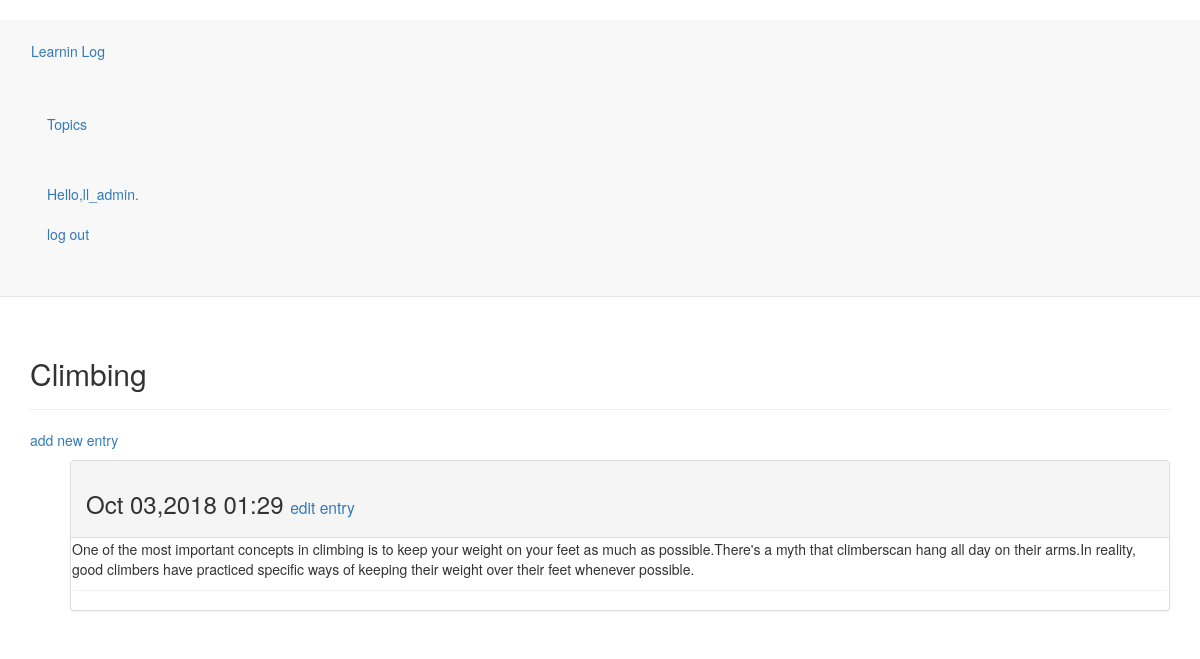
The page /topics/3/ (signed in) on the database its author committed.
### learning_logss/models.py (models this page shows, shortened)
class Topic(models.Model):
    text=models.CharField(max_length=200)
    date_added=models.DateTimeField(auto_now_add=True)
    owner=models.ForeignKey(User,on_delete=models.CASCADE,)
    def __str__(self):
        return self.text

class Entry(models.Model):
    topic=models.ForeignKey(Topic,on_delete=models.CASCADE,)
    text=models.TextField()
    date_added=models.DateTimeField(auto_now_add=True)
    class Meta:
        verbose_name_plural='entries'

### learning_logss/views.py (the view)
# urls.py: re_path(r'^topics/(?P<topic_id>\d+)/$',views.topic,name='topic'),
@login_required
def topic(request,topic_id):
    topic=Topic.objects.get(id=topic_id)
    if topic.owner != request.user:
        raise Http404
    entries=topic.entry_set.order_by('-date_added')
    context={'topic':topic,'entries':entries}
    return render(request,'learning_logss/topic.html',context)

### learning_logss/templates/learning_logss/topic.html
{%extends 'learning_logss/base.html'%}
{% block header%}
  <h2 >{{ topic}}</h2>
{% endblock header%}
{%block content%}
<p>
<a href="{%url 'learning_logss:new_entry' topic.id%}">add new entry</a>
</p>
<ul>
{%for entry in entries%}
    <div class=" panel panel-default">
        <div class=" panel-heading">
            <h3>
                {{entry.date_added|date:'M d,Y H:i'}}
                <small>
                    <a href=" {% url 'learning_logss:edit_entry' entry.id%}">
                        edit entry
                    </a>
                </small>
            </h3>
        </div>
        <div class=" panel -body">
            {{entry.text|linebreaks}}
        </div>
    </div>
    {% empty %}
    There are no entries for this topic yet.
    {% endfor %}
    {%endblock content %}

### learning_logss/templates/learning_logss/base.html (shortened to what this page needs)
﻿{% load bootstrap3 %}
<!DOCTYPE html>
<html lang="en">
  <head >
      {% bootstrap_css %}
  </head>
  <body >
      <nav class=" navbar navbar-default navbar-static-top">
          <div class=" container">
              <div class=" navbar -header">
                  <a class=" navbar -brand" href=" {% url 'learning_logss:index' %}">
                      Learnin Log </a>
              </div>
              <div id=" navbar" class="navbar -collapse">
                  <ul class=" nav navbar -nav">
                    <li ><a href=" {% url 'learning_logss:topics'%}">Topics</a> </li>
                  </ul>
                  <ul class=" nav navbar -nav navbar -right">
                      {% if user.is_authenticated %}
                        <li ><a >Hello,{{ user.username}}.</a></li>
                        <li ><a href=" {% url 'users:logout' %}">log out</a></li>
                      {% else %}
                        <li ><a href=" {% url 'users:register' %}">register</a></li>
                        <li ><a href=" {% url 'users:login' %}">log in</a></li>
                      {% endif %}
                  </ul>
              </div>
          </div>
      </nav>
      <div class=" container ">
          <div class=" page-header">
              {% block header %}{% endblock header %}
          </div>
          <div>
              {% block content %}{% endblock content %}
          </div>
      </div>
</body>
</html>

### rows shown on the page
Topic: text "Climbing"
Entry: date_added "Oct 03,2018 01:29", text "One of the most important concepts in climbing is to keep your weight on your feet as much as possible.There's a myth that climberscan hang all day on their arms.In reality, good climbers have practiced specific ways of keeping their weight over their feet whenever possible."

### other values the page prints
{{ user.username }} "ll_admin"
